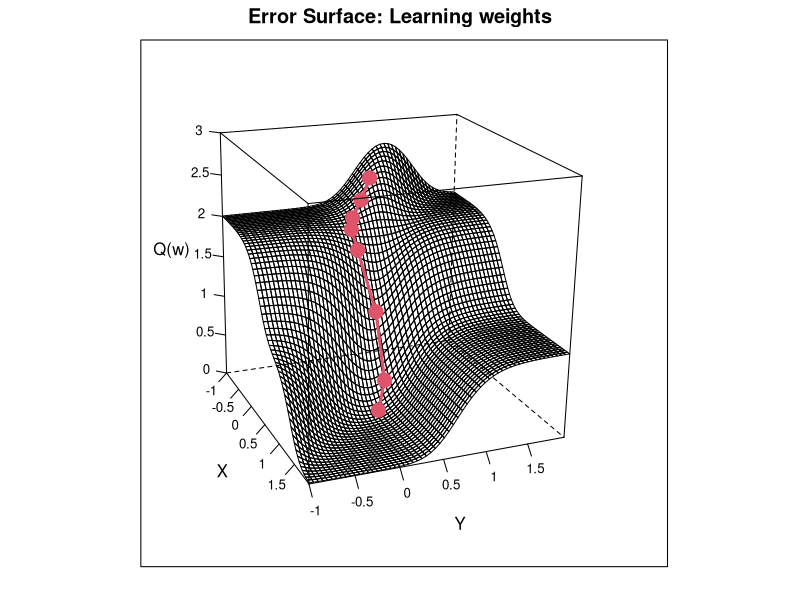

The R script that drew this image:
# clear variables and close windows
rm(list = ls(all = TRUE))
graphics.off()

# install and load packages
libraries = c("lattice")
lapply(libraries, function(x) if (!(x %in% installed.packages())) {
    install.packages(x)
})
lapply(libraries, library, quietly = TRUE, character.only = TRUE)

# parameter settings
x     = matrix(c(0, 1, 0, 1, 0, 0, 1, 1), ncol = 2)
y     = c(0, 1, 0, 1)
bias  = 0.5                             # bias
p     = 5   
epoch = 8
activ = 1                               # use activity function
k     = 60                              # of steps
s     = -1                              # starting point
b     = 0.05                            # bandwidth
q     = seq(s, by = b, length.out = k)  # compute sequence
q     = as.matrix(q)

# Main computation 

# use Widrow-Hoff learning rule
w = matrix(1, k^2, 2)
for (i in 1:k) {
    for (j in 1:k) {
        w[i + (j - 1) * k, 1] = q[i]
        w[i + (j - 1) * k, 2] = q[j]
    }
}

# sigmoid function
w4 = matrix(0, nrow = nrow(w), 1)
i  = 1
while (i <= nrow(x)) {
    w1 = x[i, 1] * w[, 1] + x[i, 2] * w[, 2] - bias
    if (activ == 1) 
        w2 = 1/(1 + exp(-p * w1))
    if (activ == 0) {
        w2 = w1/abs(w1)
        w2 = replace(w2, c(NaN, -1), 0)
    }
    w3 = (y[i] - w2)^2
    w4 = w4 + w3
    i  = i + 1
}
aa = cbind(w, w4)
w  = t(c(-0.7, 0.7))            # initial weights 
e  = 1                          # initializes epochs
aa = matrix(0, 1, ncol = 3)
while (e <= epoch) {
    sumerro = 0
    sumgrad = 0
    i = 1
    # calculates for each weight
    while (i <= nrow(x)) {
        inp     = (sum(w * t(x[i, ])) - bias)   # the error function Q(w)
        activ   = 1/(1 + exp(-p * inp))         # activation function
        deriv   = activ * (1 - activ)           # derivative of activation function
        erro    = (y[i] - activ)
        sqerr   = erro^2                        # squared error
        sumerro = sumerro + sqerr
        grad    = 2 * erro * deriv * t(x[i, ])  # gradient
        sumgrad = sumgrad + grad                # sum up gradients
        i       = i + 1
    }
    bb = cbind(w, sumerro)
    w  = w + sumgrad                            # corrects weights
    aa = rbind(aa, bb)
    d1 = aa[2:nrow(aa), 1]
    d2 = aa[2:nrow(aa), 2]
    d3 = aa[2:nrow(aa), 3]
    e  = e + 1                                  # next training period
}
w4res = matrix(w4, 60, byrow = T)               # reshape w4
pts = cbind(d1, d2, d3)                         # redefine points

meshgrid = function(a, b) {
    # define meshfunction
    list(x = outer(b * 0, a, FUN = "+"), y = outer(b, a * 0, FUN = "+"))
}
a = meshgrid(seq(s, by = b, length.out = k), seq(s, by = b, length.out = k))  

# plot
wireframe(w4res ~ a$x + a$y, pts = pts, main = "Error Surface: Learning weights", 
    screen = list(z = -70, x = -70, y = 3), aspect = c(1, 1), scales = list(arrows = FALSE, 
        x = list(labels = seq(-1, 2, 0.5)), y = list(labels = seq(-1, 2, 0.5)), z = list(labels = seq(0, 
            3, 0.5))), xlab = "X", ylab = "Y", zlab = "Q(w)", zlim = c(0, 3), panel.3d.wireframe = function(x, 
        y, z, xlim, ylim, zlim, xlim.scaled, ylim.scaled, zlim.scaled, pts, drape = drape, 
        ...) {
        panel.3dwire(x, y, z, xlim = xlim, ylim = ylim, zlim = zlim, xlim.scaled = xlim.scaled, 
            ylim.scaled = ylim.scaled, zlim.scaled = zlim.scaled, drape = TRUE, ...)
        
        panel.3dscatter(pts[, 1], pts[, 2], pts[, 3], xlim = xlim, ylim = ylim, zlim = zlim, 
            xlim.scaled = xlim.scaled, ylim.scaled = ylim.scaled, zlim.scaled = zlim.scaled, 
            type = "o", col = c(2), lwd = 3, cex = 1.7, pch = c(19), .scale = TRUE, 
            ...)
    })